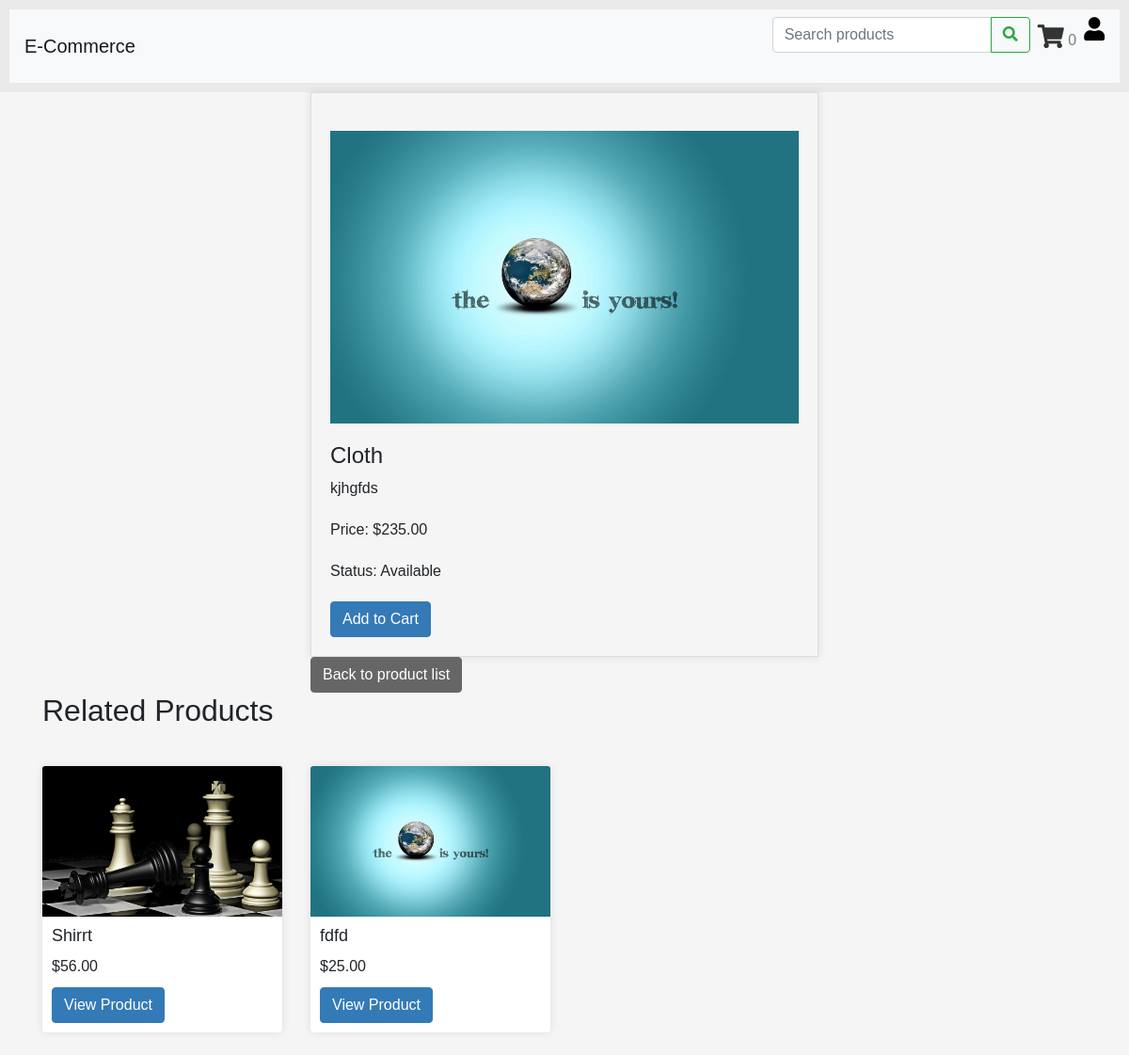
The page /3/cloth/ on the database its author committed.
### shop/models.py (models this page shows, shortened)
class Product(models.Model):
    category = models.ForeignKey(Category, related_name='products', on_delete=models.CASCADE)
    name = models.CharField(max_length=100)
    slug = models.SlugField(max_length=200, unique=True, blank=True)
    description = models.TextField(blank=True)
    price = models.DecimalField(max_digits=10, decimal_places=2)
    available = models.BooleanField(default=True)
    created = models.DateTimeField(auto_now_add=True)
    updated = models.DateTimeField(auto_now=True)
    image = models.ImageField(upload_to='products/%Y/%m/%d', blank=True)
    class Meta:
        ordering = ['name']
        index_together = (('id', 'slug'),)

### shop/views.py (the view)
# urls.py: path('<int:id>/<slug:slug>/', views.product_detail, name = 'product_detail')
def product_detail(request, id, slug):
    product = get_object_or_404(Product, id=id, slug=slug, available=True)
    related_products = Product.objects.filter(category=product.category).exclude(id=product.id)[:4]
    return render(request, 'productDetail.html', {'product': product, 'related_products': related_products})

### templates/productDetail.html (shortened to what this page needs)
{% load static %}
<!DOCTYPE html>
<html>
<head>
    <link rel="stylesheet" href="https://cdnjs.cloudflare.com/ajax/libs/font-awesome/5.15.3/css/all.min.css"
 />
    <link rel="stylesheet" href="https://maxcdn.bootstrapcdn.com/bootstrap/4.0.0/css/bootstrap.min.css">
    <link rel="stylesheet" type="text/css" href="{% static 'css/product_detail.css' %}">
</head>
<body>
    {% include 'header.html' %}
    <div class="container">
        <div class="row">
            <div class="col-md-6 offset-md-3">
                <div class="product-detail">
                    {% if product.image %}
                    <img src="{{ product.image.url }}" alt="{{ product.name }}" width="500" height="300"
                        class="img-fluid">
                    {% else %}
                    <img src="{% static 'no-image.png' %}" alt="No image available" width="500" height="300"
                        class="img-fluid">
                    {% endif %}
                    <h1>{{ product.name }}</h1>
                    <p>{{ product.description }}</p>
                    <p>Price: ${{ product.price }}</p>
                    {% if product.available %}
                    <p>Status: Available</p>
                    <form action="{% url 'cart:cart_add' product.id %}" method="post">
                        <button type="submit" class="btn btn-primary">Add to Cart</button>
                    </form>
                    {% else %}
                    <p>Status: Out of stock</p>
                    {% endif %}
                </div>
                <a href="{% url 'shop:product_list' %}" class="btn btn-secondary">Back to product list</a>
            </div>
        </div>
        <div class="row">
            <div class="col-md-12">
                <h2>Related Products</h2>
                <div class="related-products">
                    <div class="row">
                        {% for related_product in related_products %}
                        <div class="col-md-3">
                            <div class="card mb-4 shadow-sm">
                                {% if related_product.image %}
                                <a href="{% url 'shop:product_detail' related_product.id related_product.slug %}">
                                    <img src="{{ related_product.image.url }}" alt="{{ related_product.name }}"
                                        class="card-img-top" style="width: 100%; height: auto;">
                                </a>
                                {% else %}
                                <a href="{% url 'shop:product_detail' related_product.id related_product.slug %}">
                                    <img src="{% static 'no-image.png' %}" alt="No image available" class="card-img-top"
                                        style="width: 100%; height: auto;">
                                </a>
                                {% endif %}
                                <div class="card-body">
                                    <h5 class="card-title">{{ related_product.name }}</h5>
                                    <p class="card-text">${{ related_product.price }}</p>
                                    <a href="{% url 'shop:product_detail' related_product.id related_product.slug %}"
                                        class="btn btn-primary">View Product</a>
                                </div>
                            </div>
                        </div>
                        {% endfor %}
                    </div>
                </div>
            </div>
        </div>
    </div>
</body>
</html>

### static/css/product_detail.css (style rules this page uses)
body { font-family: Arial, sans-serif; background-color: #f5f5f5; }
.product-detail { padding: 20px; border: 1px solid #ddd; box-shadow: 0 0 10px rgba(0, 0, 0, 0.1); }
.product-detail img { margin: 20px auto; display: block; }
.product-detail h1 { font-size: 24px; margin-top: 0; }
.product-detail p { margin-bottom: 20px; }
.btn-primary { background-color: #337ab7; border-color: #337ab7; color: #fff; }
.btn-secondary { background-color: #666; border-color: #666; color: #fff; }
.related-products { margin-top: 40px; }
.related-products .card { border: none; box-shadow: 0 0 10px rgba(0, 0, 0, 0.1); }
.related-products .card img { height: 200px; object-fit: cover; }
.related-products .card-body { padding: 10px; }
.related-products .card-title { font-size: 18px; margin-bottom: 10px; }
.related-products .card-text { font-size: 16px; margin-bottom: 10px; }

### rows shown on the page
Product: image (picture), name "Cloth", description "kjhgfds", price "235.00"
Product: image (picture), name "Shirrt", price "56.00"
Product: image (picture), name "fdfd", price "25.00"

### other values the page prints
{{ request.session.cart|length }} "0"
